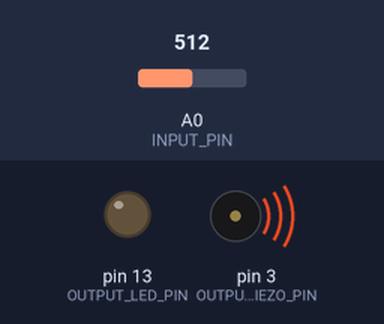
A sketch run on a simulated Arduino Uno, built with avr-gcc and run on an emulated ATmega328P. Parts: output pins drawn as LEDs (lit = HIGH), buzzer (waves = sounding). The test bench sets the inputs (shaded band); at power-on: A0 (INPUT_PIN) = 512.

Above: at 1.2 s.
1.3 s: A0 (INPUT_PIN) set to 526
At 2.5 s:
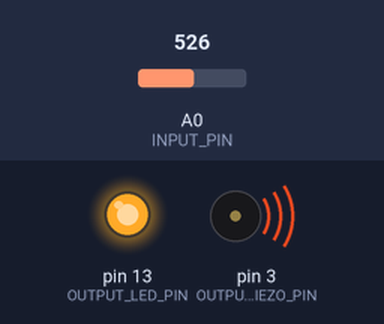
2.8 s: A0 (INPUT_PIN) set to 0
At 3.4 s:
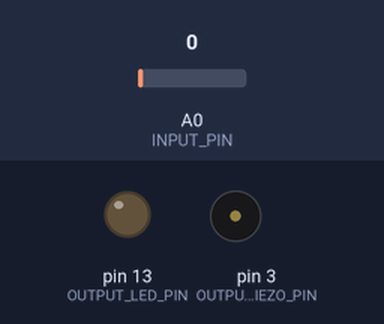
4.3 s: A0 (INPUT_PIN) set to 122
At 5.5 s:
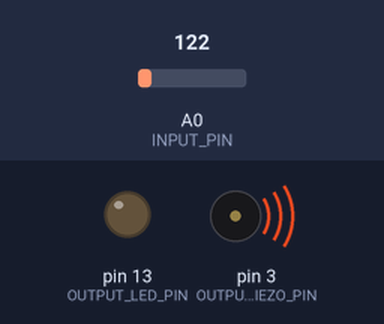
5.8 s: A0 (INPUT_PIN) set to 716
At 6.3 s:
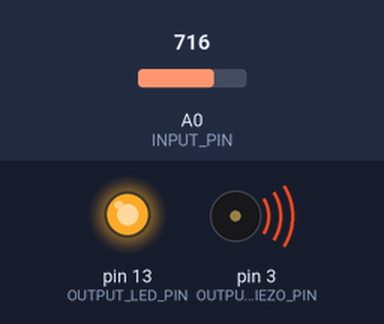
Timing chart, 0 to 8.3 s (numbered marks = the images above; inputs shaded):
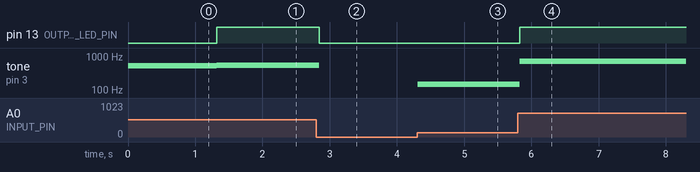

The sketch:

L4_FSR_Jedi_Force_Instrument.ino
```cpp
const int INPUT_PIN = A0;
const int OUTPUT_PIEZO_PIN = 3;
const int OUTPUT_LED_PIN = LED_BUILTIN;
const int DELAY_MS = 50;

void setup() {
  pinMode(INPUT_PIN, INPUT);
  pinMode(OUTPUT_PIEZO_PIN, OUTPUT);
  pinMode(OUTPUT_LED_PIN, OUTPUT);
}

void loop() {
  int fsrReading = analogRead(INPUT_PIN);
  int ledBrightness = map(fsrReading, 0, 1023, 0, 255);
  int frequency = map(fsrReading, 0, 1023, 31, 1000);
  analogWrite(OUTPUT_LED_PIN, ledBrightness);

  if (fsrReading > 0) {
    tone(OUTPUT_PIEZO_PIN, frequency);
  } else {
    noTone(OUTPUT_PIEZO_PIN);
  }

  Serial.print(fsrReading);
  Serial.print(",");
  Serial.print(ledBrightness);
  Serial.print(",");
  Serial.println(frequency);

  delay(DELAY_MS);
}
```

Measured:
- the behaviour switches between 513 and 514 on A0 (INPUT_PIN) (found by bisection; images 0 and 1)
- after the input at 1.3 s, pin 13 (OUTPUT_LED_PIN): LOW → HIGH at once; tone on pin 3 (OUTPUT_PIEZO_PIN): 515 Hz → 529 Hz at once
- after the input at 2.8 s, pin 13 (OUTPUT_LED_PIN): HIGH → LOW at once; tone on pin 3 (OUTPUT_PIEZO_PIN): 529 Hz → silent at once
- after the input at 4.3 s, tone on pin 3 (OUTPUT_PIEZO_PIN): silent → 146 Hz at once
- after the input at 5.8 s, pin 13 (OUTPUT_LED_PIN): LOW → HIGH at once; tone on pin 3 (OUTPUT_PIEZO_PIN): 146 Hz → 709 Hz at once
